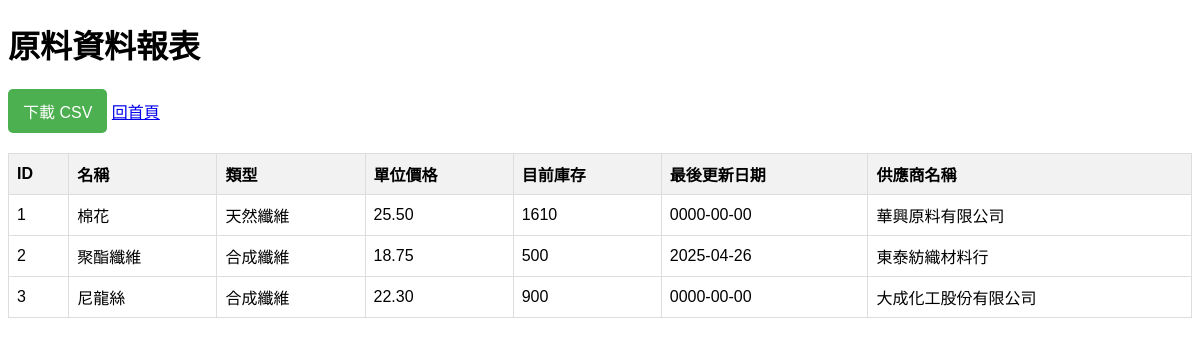
Page /reports/material_data_report.php on the committed database.
### tables this page shows
CREATE TABLE `raw_materials` (
  `material_id` int(11) NOT NULL,
  `name` varchar(100) NOT NULL,
  `type` varchar(50) DEFAULT NULL,
  `unit_price` decimal(10,2) DEFAULT NULL,
  `supplier_id` int(11) DEFAULT NULL,
  `stock_quantity` int(11) DEFAULT 0,
  `last_update` date DEFAULT NULL
);

CREATE TABLE `suppliers` (
  `supplier_id` int(11) NOT NULL,
  `name` varchar(100) NOT NULL,
  `contact_info` varchar(100) DEFAULT NULL,
  `address` varchar(255) DEFAULT NULL
);

### reports/material_data_report.php (the view, shortened to what this page needs)
<?php
include '../db_connect.php';
$query = "SELECT r.material_id, r.name, r.type, r.unit_price, r.stock_quantity, r.last_update, s.name AS supplier_name
          FROM raw_materials r
          LEFT JOIN suppliers s ON r.supplier_id = s.supplier_id";
$result = $conn->query($query);
$materials = [];
while ($row = $result->fetch_assoc()) {
    $materials[] = $row;
}
?>
<!DOCTYPE html>
<html lang="en">
<head>
</head>
<body>
    <h1>原料資料報表</h1>
    <a href="product_data_report.php?download=csv" class="download-link">下載 CSV</a>
    <a href="../admin.php" class="btn btn-outline-primary">回首頁</a>
    <table>
        <thead>
            <tr>
                <th>ID</th>
                <th>名稱</th>
                <th>類型</th>
                <th>單位價格</th>
                <th>目前庫存</th>
                <th>最後更新日期</th>
                <th>供應商名稱</th>
            </tr>
        </thead>
        <tbody>
            <?php if (count($materials) > 0): ?>
                <?php foreach ($materials as $material): ?>
                    <tr>
                        <td><?= htmlspecialchars($material['material_id']) ?></td>
                        <td><?= htmlspecialchars($material['name']) ?></td>
                        <td><?= htmlspecialchars($material['type']) ?></td>
                        <td><?= htmlspecialchars(number_format($material['unit_price'], 2)) ?></td>
                        <td><?= htmlspecialchars($material['stock_quantity']) ?></td>
                        <td><?= htmlspecialchars($material['last_update']) ?></td>
                        <td><?= htmlspecialchars($material['supplier_name'] ?? '無資料') ?></td>
                    </tr>
                <?php endforeach; ?>
            <?php else: ?>
                <tr>
                    <td colspan="7">無資料</td>
                </tr>
            <?php endif; ?>
        </tbody>
    </table>
</body>
</html>

### reports/material_data_report.php (style rules this page uses)
body { font-family: Arial, sans-serif; }
table { width: 100%; border-collapse: collapse; margin-top: 20px; }
th, td { border: 1px solid #ddd; padding: 8px; text-align: left; }
th { background-color: #f2f2f2; }
.download-link { text-decoration: none; color: white; background-color: #4CAF50; padding: 10px 15px; border-radius: 5px; display: inline-block; }

### rows in the picture
raw_materials: material_id "1", name "棉花", type "天然纖維", unit_price "25.50", stock_quantity "1610", last_update "0000-00-00", supplier.name "華興原料有限公司"
raw_materials: material_id "2", name "聚酯纖維", type "合成纖維", unit_price "18.75", stock_quantity "500", last_update "2025-04-26", supplier.name "東泰紡織材料行"
raw_materials: material_id "3", name "尼龍絲", type "合成纖維", unit_price "22.30", stock_quantity "900", last_update "0000-00-00", supplier.name "大成化工股份有限公司"
